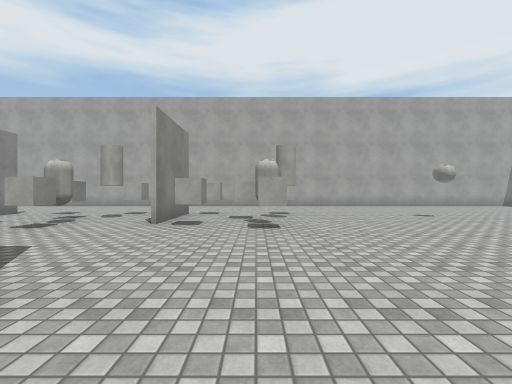
View 1 (above)

21 first-person views from a walk through a scene from a Unity 3-D project. The camera is 1.3 m above the floor, looks level and sees 90° across. The floor is counted in squares, 2 m on a side. Each view is taken from the middle of a square. On the plan, view 1 faces up. The plan holds only what a view shows up to about 9 squares ahead; the rest is blank. The place goes on beyond the plan. Surface patterns are stand-ins for the level's own textures.

View 2
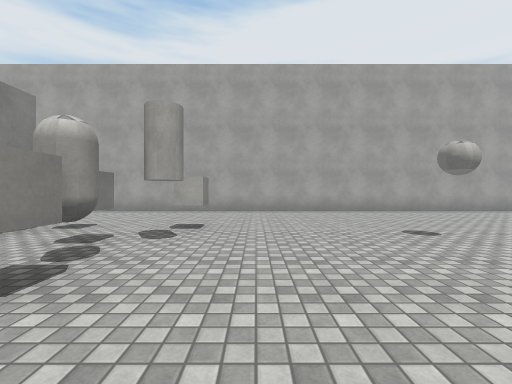

View 3
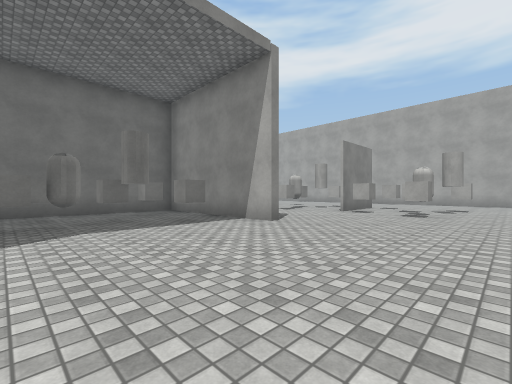

View 4
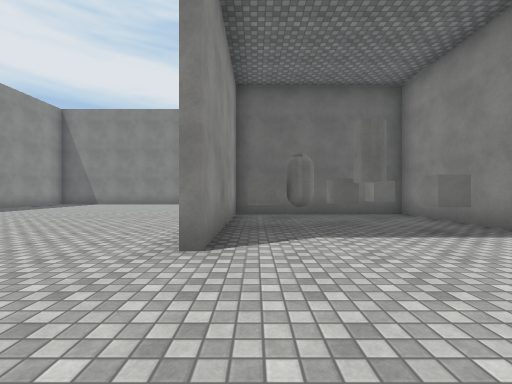

View 5
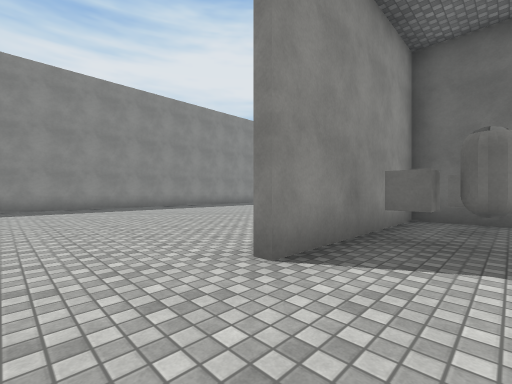

View 6
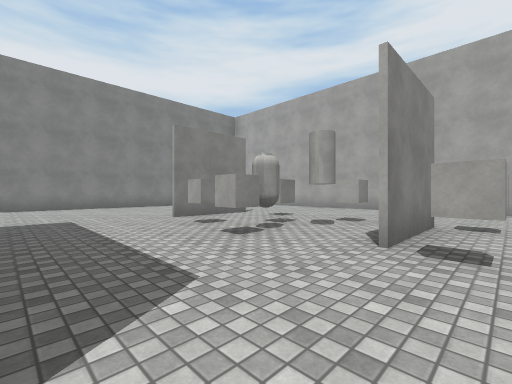

View 7
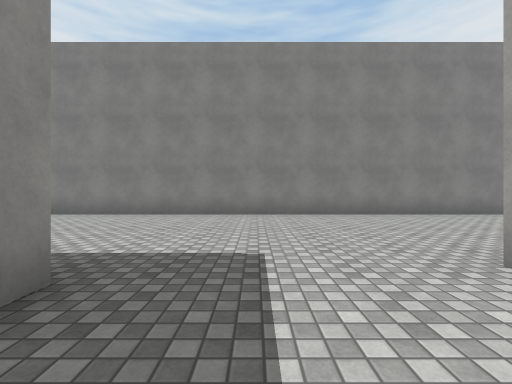

View 8
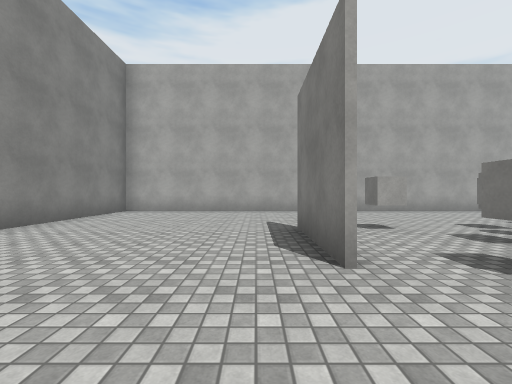

View 9
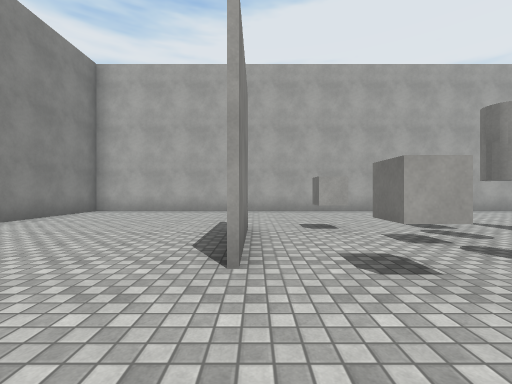

View 10
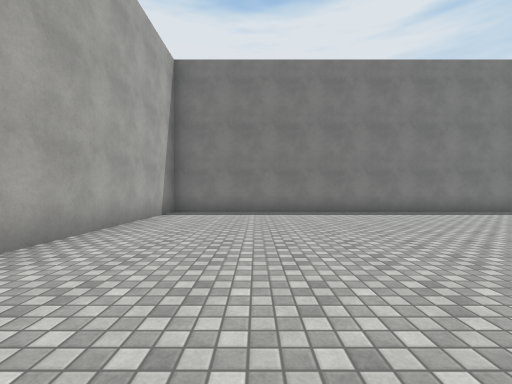

View 11
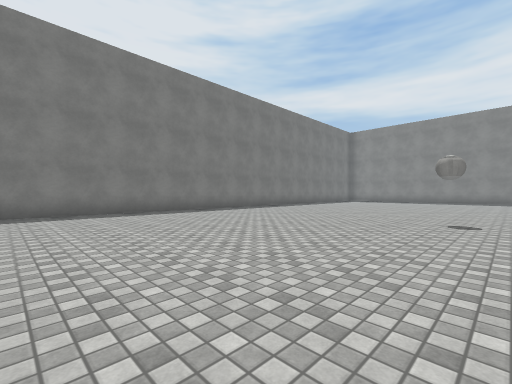

View 12
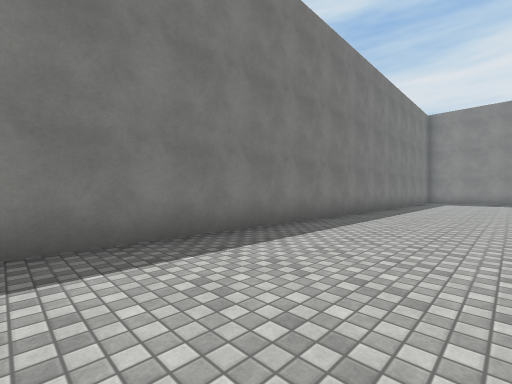

View 13
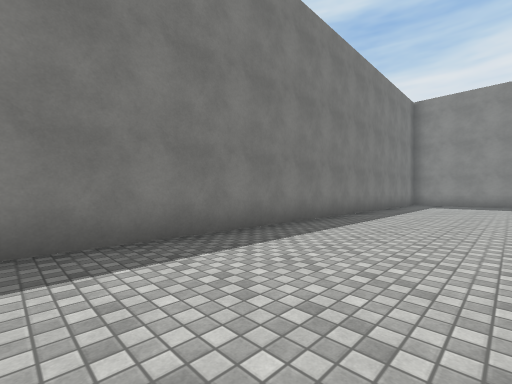

View 14
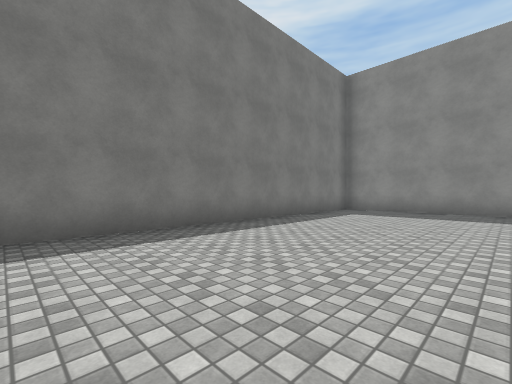

View 15
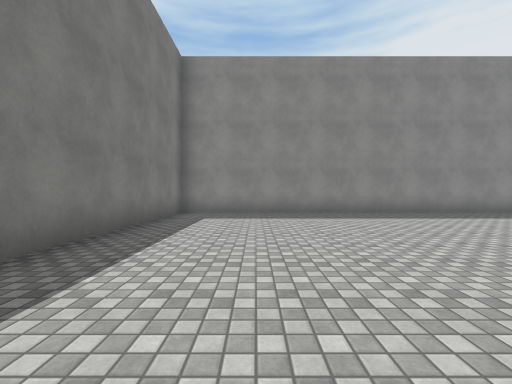

View 16
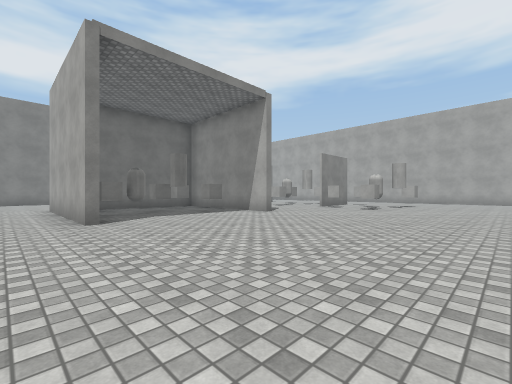

View 17
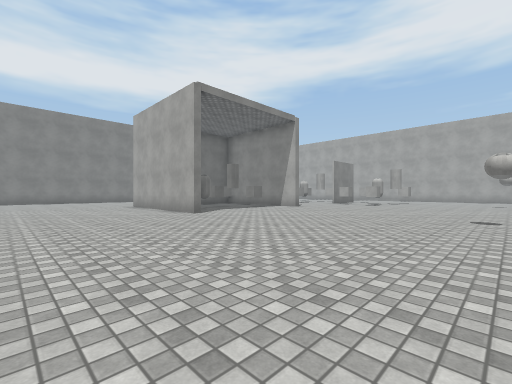

View 18
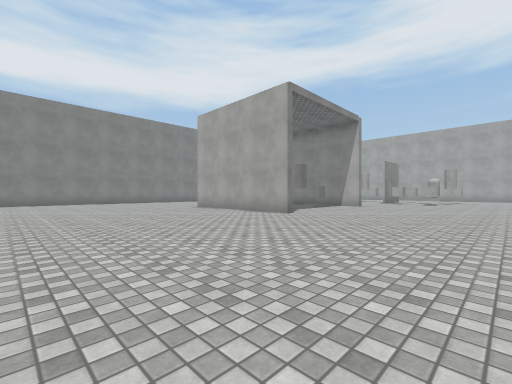

View 19
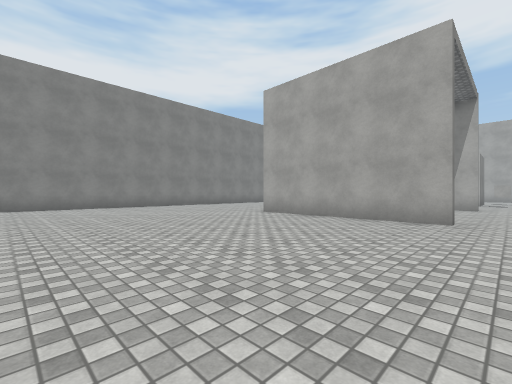

View 20
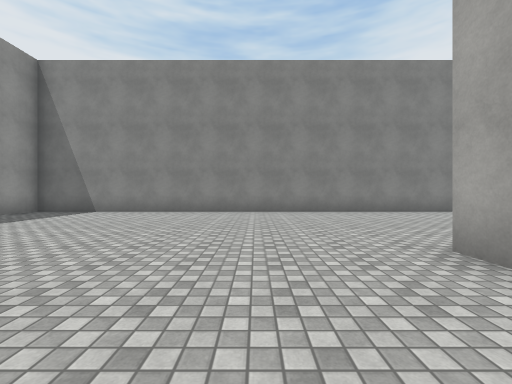

View 21
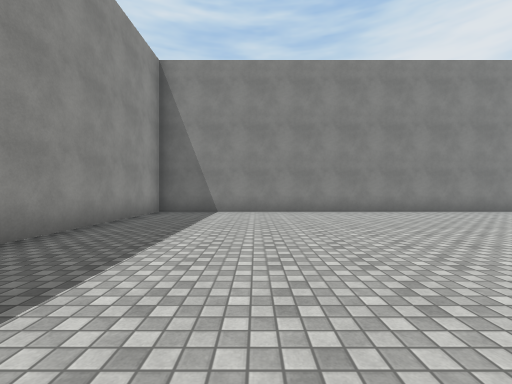

### Floor plan
Points are (right, up) in squares from view 1. A wall is a line through its corners. A room is listed if a view was taken in it or the views show most of it. See-through windows are left out.
Room 1 (views 1, 2, 3, 4, 5, 6, 7, 8, 9, 10, 11, 12, 13, 14, 15, 16, 17, 18, 19, 20, 21)
walls: (-1.8, 1.3) (-6.5, 1.3); (-1.8, -3.8) (-6.9, -3.8); (-6.9, 1.6) (-6.5, 1.6) (-6.5, -3.6) (-1.8, -3.6); (-2, 7.5) (-2, 5.1); (-7.2, 5.1) (-7.2, 7.6); (-7.1, 7.5) (-7.1, 5.1); (10.9, -13.2) (12.4, -13.2) (12.4, 11.7) (-12.4, 11.7) (-12.4, -13.2) (-10.9, -13.2)
objects: other object (-6, 0) to (-5, 0); other object (-6, 5); other object (-6, 8); other object (-5, -3) to (-5, -2); other object (-5, 6); other object (-4, -3); other object (-4, -2); other object (-4, -1); other object (-4, 5); other object (-4, 6); other object (-4, 8); other object (-3, -1); other object (-3, 0); other object (-1, 5); other object (-1, 8); other object (0, 5); other object (0, 6); other object (1, 6); other object (1, 8)

Positions as (right, up) in squares from view 1, and headings:
1: (0, 0), facing up
2: (2, 3), facing up
3: (2, -3), facing up-left
4: (1, -3), facing left
5: (0, -2), facing down-left
6: (-1, 2), facing up-left
7: (-5, 3), facing left
8: (-8, 3), facing up
9: (-7, 3), facing up
10: (4, 9), facing right
11: (4, 5), facing down-right
12: (9, 4), facing down-right
13: (9, 1), facing down-right
14: (8, -4), facing down-right
15: (10, -5), facing down
16: (4, -5), facing up-left
17: (5, -8), facing up-left
18: (3, -10), facing up-left
19: (-1, -10), facing up-left
20: (-4, -6), facing left
21: (-4, -10), facing left
